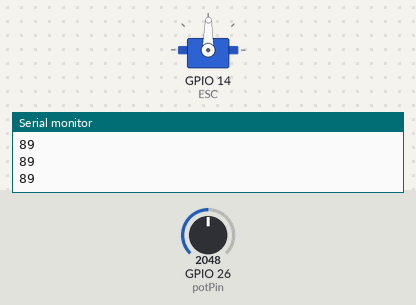
A sketch run on a simulated ESP32. Shown: servo, the last lines printed to the serial monitor. The test bench sets the inputs (shaded band); at power-on: GPIO 26 (potPin) = 2048.

Above: at 1.2 s.
1.3 s: GPIO 26 (potPin) set to 2866
At 2.1 s:
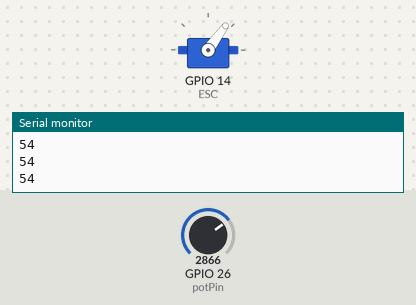
2.8 s: GPIO 26 (potPin) set to 3603
At 3.1 s:
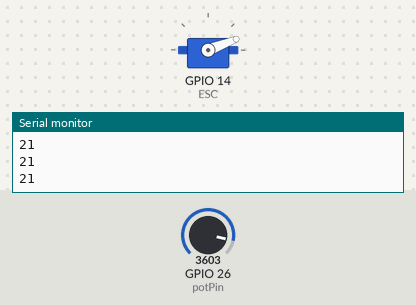
4.3 s: GPIO 26 (potPin) set to 4095
At 5.2 s:
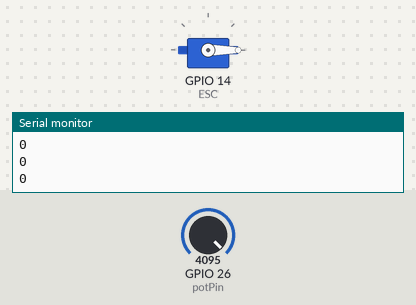
5.8 s: GPIO 26 (potPin) set to 1228
At 6.8 s:
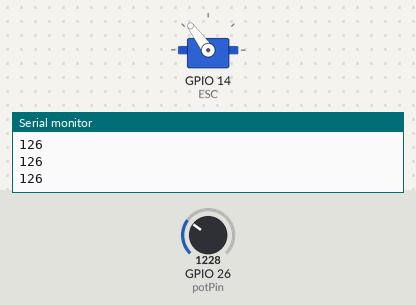
7.3 s: GPIO 26 (potPin) set to 491
At 7.8 s:
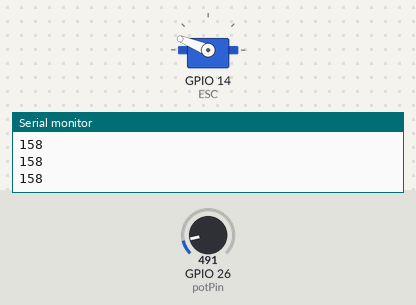
8.8 s: GPIO 26 (potPin) set to 140
At 9.9 s:
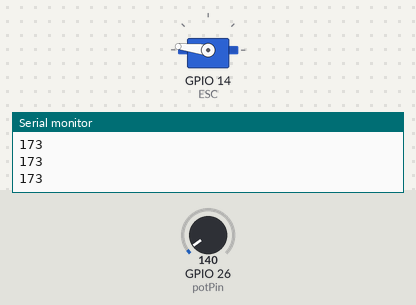
Timing chart, 0 to 11.3 s (numbered marks = the images above; inputs shaded):
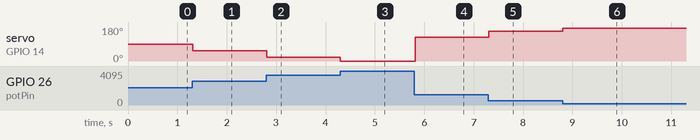

The sketch:

sketch_apr4a.ino
```cpp
#include <ESP32Servo.h>

Servo ESC;     // create servo object to control the ESC
int potValue;  // value from the analog pin
const int potPin = 26;
unsigned long currTime;
unsigned long lastTime;
const int intervalTime = 50;

void setup() {
  // put your setup code here, to run once:
  Serial.begin(115200);
  Serial.println("Hello Stefano Riray");
  // Attach the ESC on pin 14
  ESC.attach(14,1000,2000); // (pin, min pulse width, max pulse width in microseconds)
  lastTime = millis();
}

void loop() {
  potValue = analogRead(potPin);   // reads the value of the potentiometer (value between 0 and 1023)
  potValue = map(potValue, 4095, 0, 0, 180);   // scale it to use it with the servo library (value between 0 and 180)
  if (potValue > 180) {
    potValue = 180;
  } else if (potValue < 0) {
    potValue = 0;
  }
  ESC.write(potValue);    // Send the signal to the ESC
  delay(20);
  currTime = millis();
  if (currTime - lastTime > intervalTime) {
    Serial.println(potValue);
    lastTime = millis();
  }
}
```

Measured:
- after the input at 1.3 s, servo on GPIO 14 (ESC): 89° → 54° at once
- after the input at 2.8 s, servo on GPIO 14 (ESC): 54° → 21° at once
- after the input at 4.3 s, servo on GPIO 14 (ESC): 21° → 0° at once
- after the input at 5.8 s, servo on GPIO 14 (ESC): 0° → 126° at once
- after the input at 7.3 s, servo on GPIO 14 (ESC): 126° → 158° at once
- after the input at 8.8 s, servo on GPIO 14 (ESC): 158° → 173° at once
